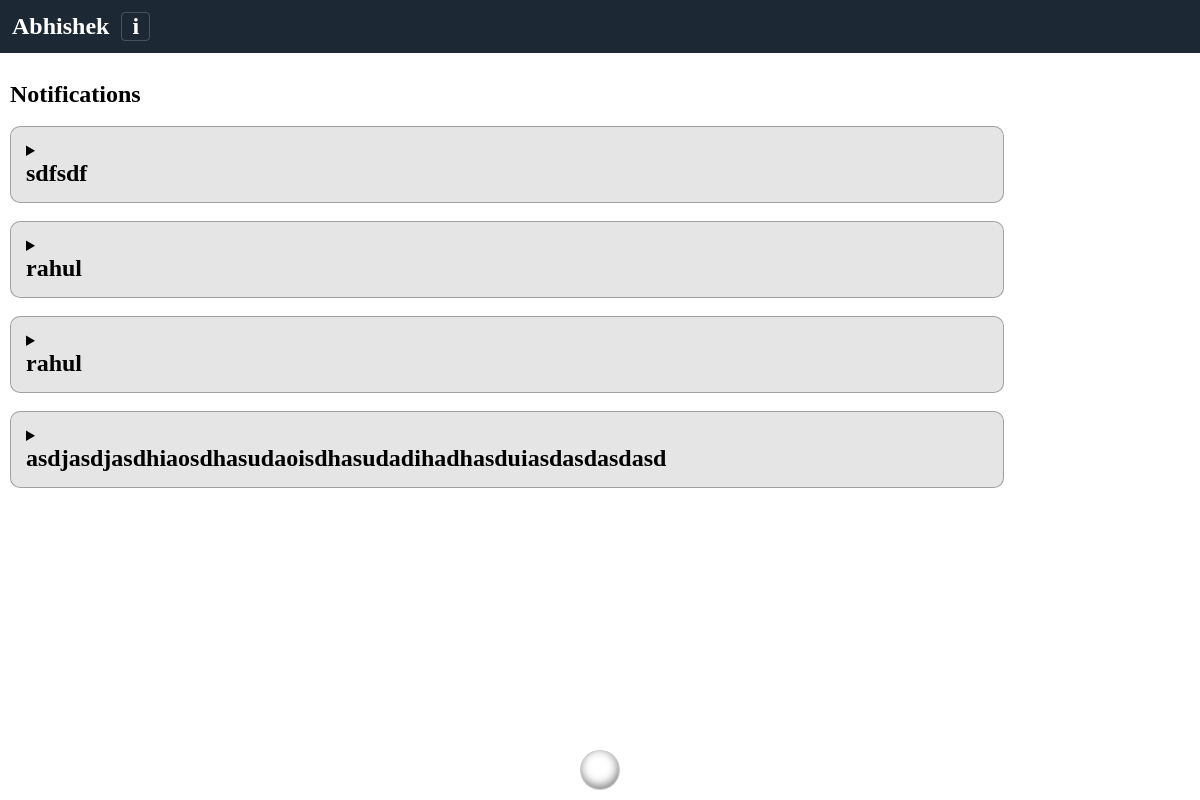
/users/notification.php (signed in), run on the app's committed database.
### tables this page shows
CREATE TABLE `students` (
  `id` int(11) NOT NULL,
  `S_No` text NOT NULL,
  `Roll_No` text NOT NULL,
  `Student_name` text NOT NULL,
  `profileimg` text NOT NULL,
  `Address` text NOT NULL,
  `fatherno` text NOT NULL,
  `phoneno` text NOT NULL,
  `fname` text NOT NULL,
  `mname` text NOT NULL
);

CREATE TABLE `notification` (
  `id` int(11) NOT NULL,
  `subject` text NOT NULL,
  `message` text NOT NULL,
  `date` text NOT NULL
);

### users/notification.php (the view, shortened to what this page needs)
<?php
include("include.php");
$notiquery = mysqli_query($con,"select * from notification ORDER by 1 DESC");
?>
<div id="scr"><h2>Notifications</h2><br/>
<?php
while($notification=mysqli_fetch_array($notiquery)){
    $notisub = $notification['subject'];
    $notimsg = $notification['message'];
    echo "<details><h3>$notimsg</h3><summary><h2>$notisub</h2></summary></details><br/>";
}
?>
    </div>

### users/include.php (shortened to what this page needs)
<?php
include("../database/db.php");
if(isset($_COOKIE['rollno'])){
    if($_COOKIE['login']=='1'){
        $rollno = $_COOKIE['rollno'];
        $select = mysqli_fetch_array(mysqli_query($con,"select * from students where Roll_No='$rollno'"));
        $name = $select['Student_name'];
    }
    else{echo "<script>window.open('../index.php','_self')</script>";}
}else{
    echo "<script>window.open('../index.php','_self')</script>";
}
?>
<div id="header">
<table><tr><td><h2><?php echo $name; ?></h2></td><td><a href='instruction.php'><h2>i</h2></a></td></tr></table>
</div>
<head>
</head>
<center><input type="range" id="range" oninput="show()" value='50'/> </center>

### database/db.php (style rules this page uses)
* { font-family: raleway !important;font-weight: bold; }

### users/include.php (style rules this page uses)
* { margin: 0;transition: .4s; padding: 0;font-family:lato; }
#header { padding: 10px 0px;width:100%;background: #1C2833; }
#header h2 { padding: 0px 10px; float: left; color:white; }
#header a h2 { color:white;border:1px solid rgba(255,255,255,0.2);border-radius: 4px; }
#range { outline: none; position: fixed;left: 0px; bottom: 10px;width: 100%;background: transparent;-webkit-appearance:none; }
#overlay table td,a { outline:none;color: white; }

### users/notification.php (style rules this page uses)
details { word-wrap: break-word; outline: none; width:90%;background: rgba(0,0,0,0.1); }
#scr { width:90%;padding: 10px; }
details { border: 1px solid rgba(0,0,0,.3);border-radius: 10px; padding: 10px; }
summary { outline: none; border-radius: 4px;padding: 5px; }

### data on the page
students: Student_name "Abhishek"
notification: subject "sdfsdf"
notification: subject "rahul"
notification: subject "rahul"
notification: subject "asdjasdjasdhiaosdhasudaoisdhasudadihadhasduiasdasdasdasd"
